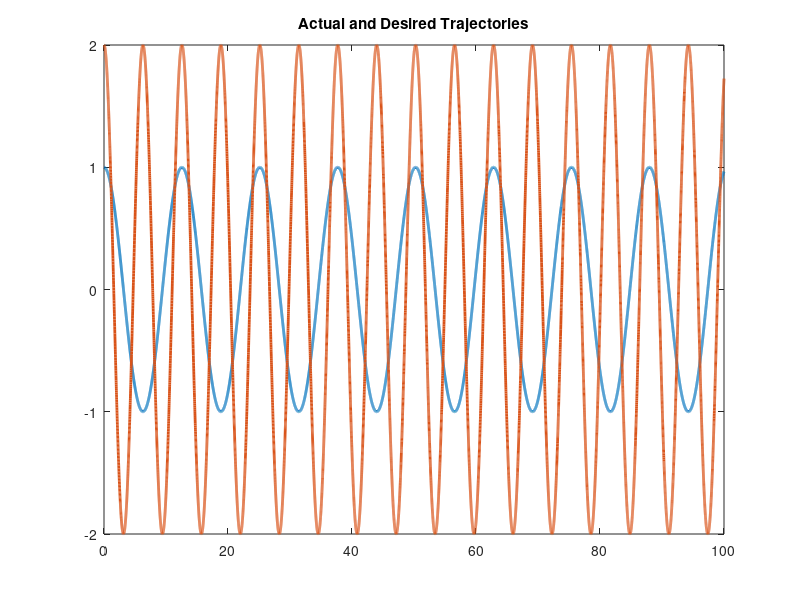

This figure's MATLAB source: (Note: this script raises an error after producing the figure.)
function twoLinkRobotAdaptive
close all
global controlinput
%Set up parameters for sim
%Errors in Yd matrix are qd - q and this entire matrix has errors qd - q

p1       = 3.473;
p2       = 0.196;
p3       = 0.242;
f1       = 5.3;
f2       = 1.1;


% Stacked parameter vector
theta    = [p1;p2;p3;f1;f2];
controlinput = [1;1];

% Simulation final time
tf   = 100;

% Initial condition vector (X0 must be same size and "form" as X and XDot below)
% (i.e1., in this sim, X0 = [e0;r0;thetahat0])
X0   = [4;10;3;2;1;1;1;1;1;1;1];

% Options for integration function
opts = odeset('RelTol',1e-3,'AbsTol',1e-3);

% Integrate (you can send the paramters theta to the dynamics as seen below)
[t,STATES] = ode45(@(t,X) twoLinkdynamics(t,X,theta),[0 tf],X0,opts);

% Set up desired trajectory data for plots (enter desired trajectory for your simulation)
qd = [cos(0.5*t) 2*cos(t)]';

% Parse integrated states (STATES is the same "form" as X0)
% (i.e1., in this sim, STATES = [e1 r thetahat] over all time);
e1  = STATES(:,1:2)';
e2  = STATES(:,3:4)';
thetaHat = STATES(:,5:9)';
mu2 = STATES(:,10:11)';

% Compute x from e1 and xd for plotting purposes
q  = qd - e1;

% Plot the actual vs desired trajectories
figure(1)
plot(t,qd,'-','LineWidth',2)
title('Actual and Desired Trajectories');
hold on
ax = gca;
ax.ColorOrderIndex = 1;
plot(t,q,':','LineWidth',2)
xlabel('time')
hold off

% Plot the filtered tracking error
figure(2)
plot(t,e2,'--','LineWidth',2)
title('Filtered Tracking error')
xlabel('time')

% Plot the adaptive estimates vs actual parameters
figure(3)
plot(t,repmat(theta,1,length(t)),'-','LineWidth',2)
hold on
ax = gca;
ax.ColorOrderIndex = 1;
plot(t,thetaHat,':','LineWidth',2)
xlabel('time')
title('Adaptive Estimates & Actual Parameters')
hold off

figure(4)
time = 0:tf/length(controlinput):tf;
time(end) = [];
plot(time,controlinput(1,:))
title('Control input for Link 1');
xlabel('Time(s)')
ylabel('Torque(Nm)')

figure(5)
time = 0:tf/length(controlinput):tf;
time(end) = [];
plot(time,controlinput(2,:))
title('Control input for Link 2');
xlabel('Time(s)')
ylabel('Torque(Nm)')

figure(6)
plot(t,repmat(theta,1,length(t))-thetaHat,'-','LineWidth',2)
title('Parameter Estimates')
xlabel('time');
ylabel('Amplitude');

function [XDot] = twoLinkdynamics(t,X,theta)
global u controlinput

% Parse parameter vector
p1 = theta(1);
p2 = theta(2);
p3 = theta(3);
f1 = theta(4);
f2 = theta(5);

% Select gains for controller
K        = 5   ; 
a1       = 0.45    ; 
a2       = 0.5;
v = [700 12 0.5 12 0.5];
gamma    = diag(v);
beta     = 0.9;




% Desired trajectory and needed derivatives
qd       = [cos(0.5*t);2*cos(t)];
qdDot    = [-0.5*sin(0.5*t);-2*sin(t)]; %Enter the expression
qdDotDot = [-0.25*cos(0.5*t);-2*cos(t)]; %Enter the expression



% Parse current states (X is the same size and "form" as X0)
% (i.e1., in this sim, X = [e1;r;thetahat])
e1        = [X(1);X(2)];
e2        = [X(3);X(4)];
thetaHat = [X(5);X(6);X(7);X(8);X(9)];
mu2      = [X(10);X(11)];

% Compute current x and xDot for convenience
q        = qd - e1;
qDot     = qdDot + a1*e1 - e2;



% Compute cos(x2) and sin(x2) for convenience
c2       = cos(q(2));
s2       = sin(q(2));

cd2      = cos(qd(2));
sd2      = sin(qd(2));


% Compute current matrices for the dynamics
M        = [p1 + 2*p3*c2 p2 + p3*c2;p2 + p3*c2 p2];
Vm       = [-p3*s2*qDot(2) -p3*s2*(qDot(1) + qDot(2));p3*s2*qDot(1) 0];
fd       = [f1 0;0 f2];



%Design Yd Matrix
yd11     = qdDotDot(1);
yd12     = qdDotDot(2);
yd13     = 2*cd2*qdDotDot(1) + cd2*qdDotDot(2) - sd2*qdDot(2)*qdDot(1) - sd2*qdDot(1)*qdDot(2) - sd2*qdDot(2)*qdDot(2);
yd14     = qdDot(1);
yd15     = 0;

yd21     = 0;
yd22     = qdDotDot(1)+qdDotDot(2);
yd23     = cd2*qdDotDot(1) + sd2*qdDot(1)*qdDot(1);
yd24     = 0;
yd25     = qdDot(2);
Yd       = [yd11 yd12 yd13 yd14 yd15;yd21 yd22 yd23 yd24 yd25];

 

% Design controller

u        = Yd*thetaHat + mu2; %Enter the expression

controlinput = horzcat(controlinput,u);

% Compute current closed-loop dynamics
e1Dot       = e2 - a1*e1;

e2Dot       = M\(M*qdDotDot + Vm*qDot + fd*qDot + M*a1*e1Dot - u); %Enter the expression
r        = e2Dot + a2*e2;

thetaHatDot = (gamma*Yd'*tanh(r))+(gamma*Yd'*e2);
mu2Dot      = (K+1)*r + beta*sign(e2);

% Stacked dynamics vector (XDot is the same size and "form" as X)
XDot        = [e1Dot;e2Dot;thetaHatDot; mu2Dot];
